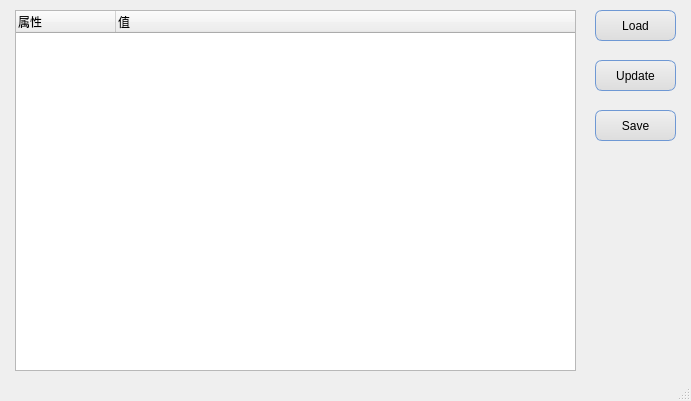
<?xml version="1.0" encoding="UTF-8"?>
<ui version="4.0">
 <class>MainWindow</class>
 <widget class="QMainWindow" name="MainWindow">
  <property name="geometry">
   <rect>
    <x>0</x>
    <y>0</y>
    <width>691</width>
    <height>401</height>
   </rect>
  </property>
  <property name="windowTitle">
   <string>JsonConfigEditor</string>
  </property>
  <widget class="QWidget" name="centralwidget">
   <widget class="QPushButton" name="button_load">
    <property name="geometry">
     <rect>
      <x>595</x>
      <y>10</y>
      <width>81</width>
      <height>31</height>
     </rect>
    </property>
    <property name="styleSheet">
     <string notr="true">QPushButton
{
    background-color: qlineargradient(spread:pad, x1:0.511, y1:1, x2:0.517, y2:0, stop:0 rgba(221, 221, 221, 255), stop:1 rgba(240, 240, 240, 255));
    border: 1px solid #6E98D4;
    font: 11pt &quot;Segoe UI&quot;;
    border-radius: 7px;
}

QPushButton:hover
{
    border-radius : 4px;
    background-color: #DBE6F4;
    border: 1px solid #6E98D4;
}

QPushButton:pressed
{
    border-radius : 4px;
    background-color: #BBCEEA;
    border: 1px solid #3A73C2;
}</string>
    </property>
    <property name="text">
     <string>Load</string>
    </property>
   </widget>
   <widget class="QPushButton" name="button_save">
    <property name="geometry">
     <rect>
      <x>595</x>
      <y>110</y>
      <width>81</width>
      <height>31</height>
     </rect>
    </property>
    <property name="styleSheet">
     <string notr="true">QPushButton
{
    background-color: qlineargradient(spread:pad, x1:0.511, y1:1, x2:0.517, y2:0, stop:0 rgba(221, 221, 221, 255), stop:1 rgba(240, 240, 240, 255));
    border: 1px solid #6E98D4;
    font: 11pt &quot;Segoe UI&quot;;
    border-radius: 7px;
}

QPushButton:hover
{
    border-radius : 4px;
    background-color: #DBE6F4;
    border: 1px solid #6E98D4;
}

QPushButton:pressed
{
    border-radius : 4px;
    background-color: #BBCEEA;
    border: 1px solid #3A73C2;
}</string>
    </property>
    <property name="text">
     <string>Save</string>
    </property>
   </widget>
   <widget class="QPushButton" name="button_update">
    <property name="geometry">
     <rect>
      <x>595</x>
      <y>60</y>
      <width>81</width>
      <height>31</height>
     </rect>
    </property>
    <property name="styleSheet">
     <string notr="true">QPushButton
{
    background-color: qlineargradient(spread:pad, x1:0.511, y1:1, x2:0.517, y2:0, stop:0 rgba(221, 221, 221, 255), stop:1 rgba(240, 240, 240, 255));
    border: 1px solid #6E98D4;
    font: 11pt &quot;Segoe UI&quot;;
    border-radius: 7px;
}

QPushButton:hover
{
    border-radius : 4px;
    background-color: #DBE6F4;
    border: 1px solid #6E98D4;
}

QPushButton:pressed
{
    border-radius : 4px;
    background-color: #BBCEEA;
    border: 1px solid #3A73C2;
}</string>
    </property>
    <property name="text">
     <string>Update</string>
    </property>
   </widget>
   <widget class="QTreeWidget" name="config_widget">
    <property name="geometry">
     <rect>
      <x>15</x>
      <y>10</y>
      <width>561</width>
      <height>361</height>
     </rect>
    </property>
    <property name="editTriggers">
     <set>QAbstractItemView::DoubleClicked|QAbstractItemView::EditKeyPressed</set>
    </property>
    <column>
     <property name="text">
      <string>属性</string>
     </property>
    </column>
    <column>
     <property name="text">
      <string>值</string>
     </property>
    </column>
   </widget>
  </widget>
  <widget class="QMenuBar" name="menubar">
   <property name="geometry">
    <rect>
     <x>0</x>
     <y>0</y>
     <width>691</width>
     <height>21</height>
    </rect>
   </property>
  </widget>
  <widget class="QStatusBar" name="statusbar"/>
 </widget>
 <resources/>
 <connections/>
</ui>
